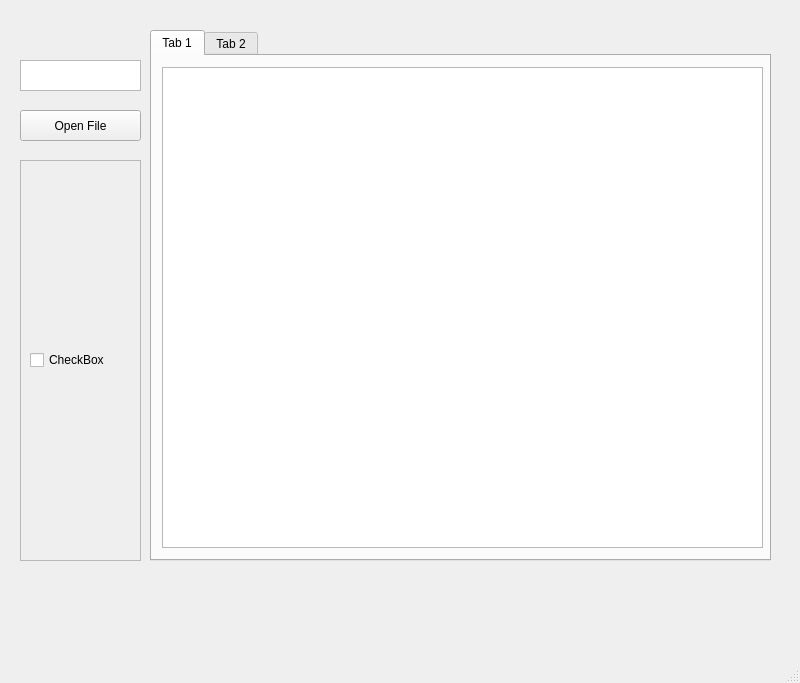
<?xml version="1.0" encoding="UTF-8"?>
<ui version="4.0">
 <class>MainWindow</class>
 <widget class="QMainWindow" name="MainWindow">
  <property name="geometry">
   <rect>
    <x>0</x>
    <y>0</y>
    <width>800</width>
    <height>683</height>
   </rect>
  </property>
  <property name="windowTitle">
   <string>MainWindow</string>
  </property>
  <widget class="QWidget" name="centralwidget">
   <widget class="QTabWidget" name="tabWidget">
    <property name="geometry">
     <rect>
      <x>150</x>
      <y>30</y>
      <width>621</width>
      <height>531</height>
     </rect>
    </property>
    <property name="currentIndex">
     <number>0</number>
    </property>
    <widget class="QWidget" name="tab">
     <attribute name="title">
      <string>Tab 1</string>
     </attribute>
     <widget class="QGraphicsView" name="canvas">
      <property name="geometry">
       <rect>
        <x>10</x>
        <y>11</y>
        <width>601</width>
        <height>481</height>
       </rect>
      </property>
     </widget>
    </widget>
    <widget class="QWidget" name="tab_2">
     <attribute name="title">
      <string>Tab 2</string>
     </attribute>
     <widget class="QTextEdit" name="textEditPreview">
      <property name="geometry">
       <rect>
        <x>10</x>
        <y>10</y>
        <width>601</width>
        <height>481</height>
       </rect>
      </property>
     </widget>
    </widget>
   </widget>
   <widget class="QScrollArea" name="scrollArea">
    <property name="geometry">
     <rect>
      <x>20</x>
      <y>160</y>
      <width>121</width>
      <height>401</height>
     </rect>
    </property>
    <property name="widgetResizable">
     <bool>true</bool>
    </property>
    <widget class="QWidget" name="FileListArea">
     <property name="geometry">
      <rect>
       <x>0</x>
       <y>0</y>
       <width>119</width>
       <height>399</height>
      </rect>
     </property>
     <widget class="QWidget" name="verticalLayoutWidget">
      <property name="geometry">
       <rect>
        <x>9</x>
        <y>-1</y>
        <width>111</width>
        <height>401</height>
       </rect>
      </property>
      <layout class="QVBoxLayout" name="verticalLayout">
       <item>
        <widget class="QCheckBox" name="checkBox">
         <property name="text">
          <string>CheckBox</string>
         </property>
        </widget>
       </item>
      </layout>
     </widget>
    </widget>
   </widget>
   <widget class="QPushButton" name="OpenFileButton">
    <property name="geometry">
     <rect>
      <x>20</x>
      <y>110</y>
      <width>121</width>
      <height>31</height>
     </rect>
    </property>
    <property name="text">
     <string>Open File</string>
    </property>
   </widget>
   <widget class="QTextEdit" name="textEditFilename">
    <property name="geometry">
     <rect>
      <x>20</x>
      <y>60</y>
      <width>121</width>
      <height>31</height>
     </rect>
    </property>
   </widget>
  </widget>
  <widget class="QMenuBar" name="menubar">
   <property name="geometry">
    <rect>
     <x>0</x>
     <y>0</y>
     <width>800</width>
     <height>22</height>
    </rect>
   </property>
  </widget>
  <widget class="QStatusBar" name="statusbar"/>
 </widget>
 <resources/>
 <connections/>
</ui>
